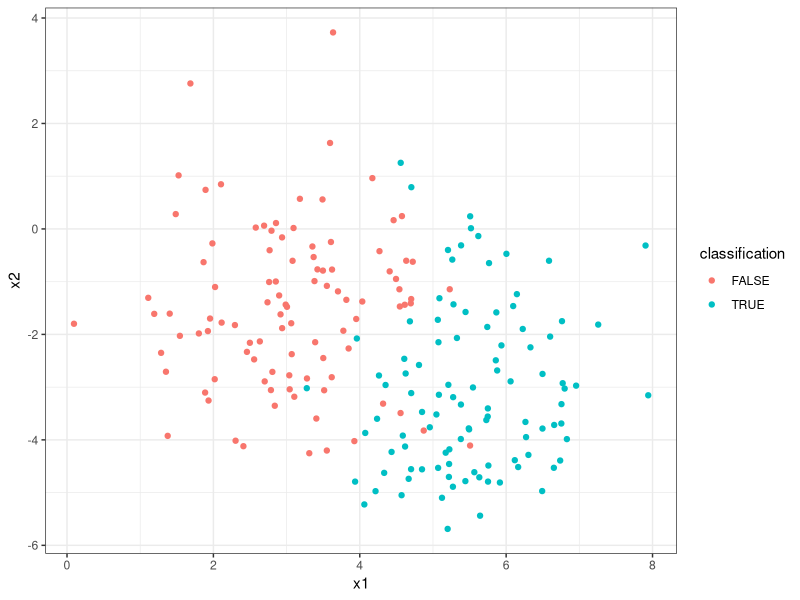
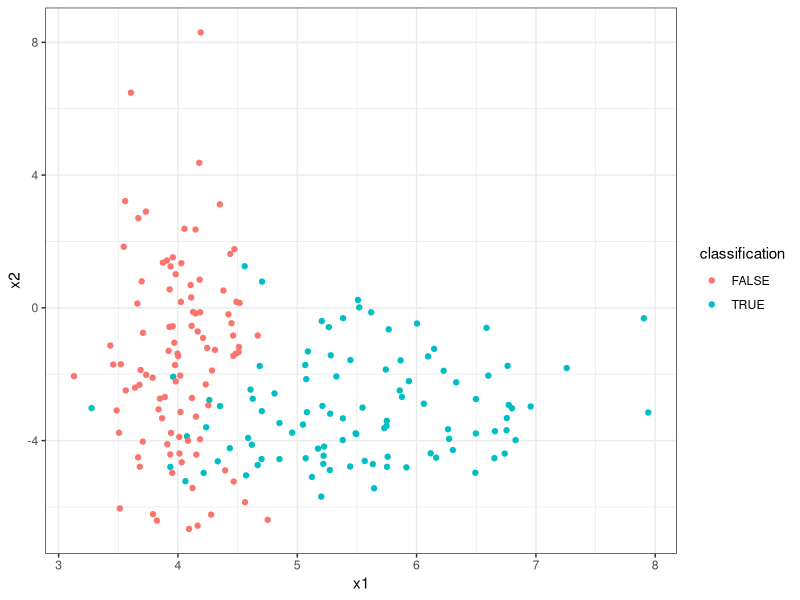
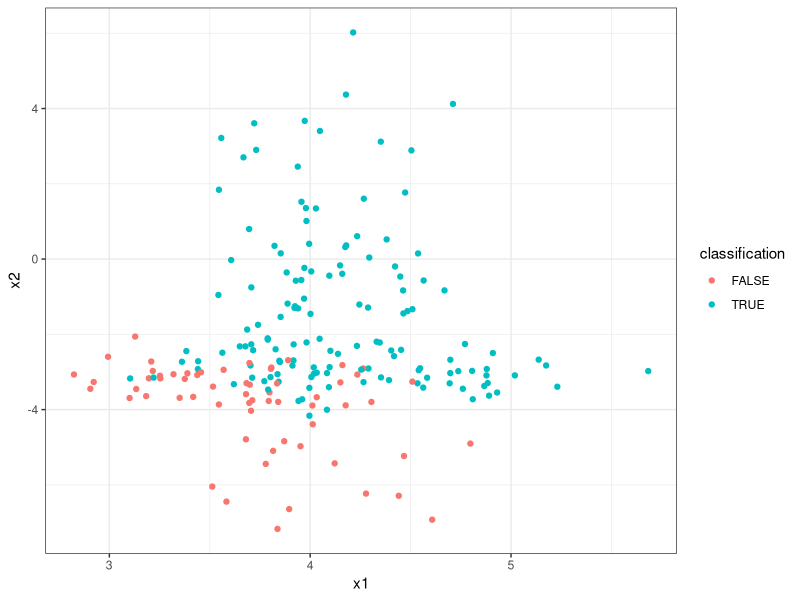
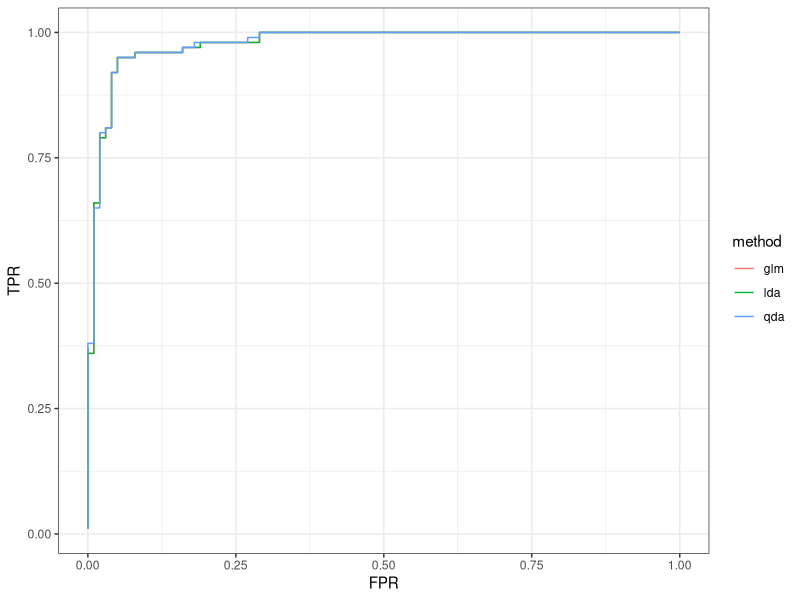
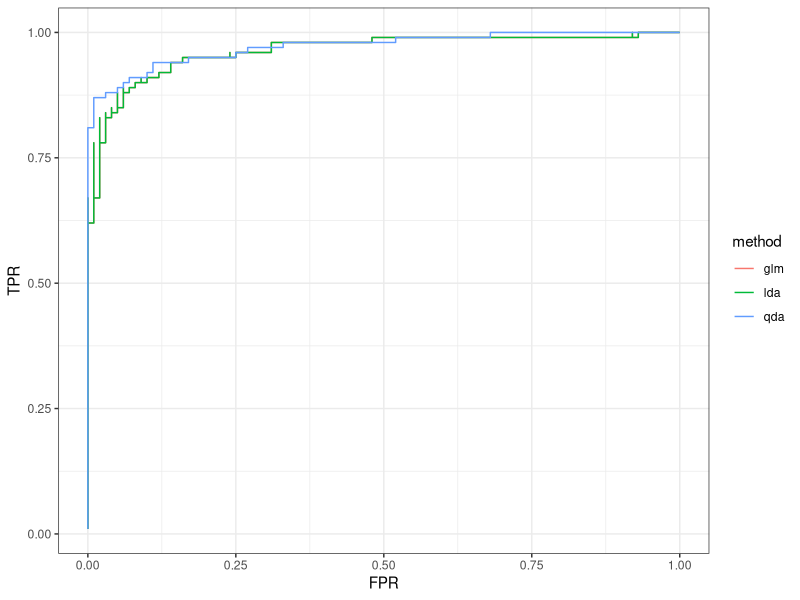
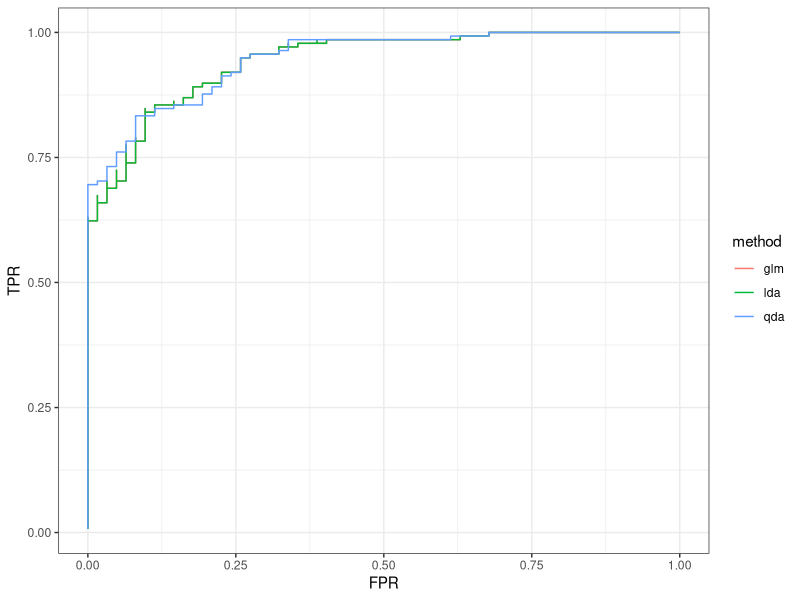

Write R code to recreate these figures, in order.
library(tidyverse)

# What method would you use in each of the following scenarios? ----

# Identical covariance between the two sets. Means differ. ----
# (LDA)
set.seed(0)
dataset1 <- tibble(x1 = rnorm(100, mean = 5.5, sd = 1),
                   x2 = rnorm(100, mean = -3, sd = 1.6),
                   classification = T) %>% 
  bind_rows(tibble(x1 = rnorm(100, mean = 3, sd = 1),
                   x2 = rnorm(100, mean = -1.5, sd = 1.6),
                   classification = F))

ggplot(dataset1, aes(x = x1, y = x2, color = classification)) + 
  geom_point() + 
  theme_bw()

# Varying covariance between the two sets. Means differ. ----
# (QDA)
set.seed(0)
dataset2 <- tibble(x1 = rnorm(100, mean = 5.5, sd = 1),
                   x2 = rnorm(100, mean = -3, sd = 1.6),
                   classification = T) %>% 
  bind_rows(tibble(x1 = rnorm(100, mean = 4, sd = 0.3),
                   x2 = rnorm(100, mean = -1.5, sd = 3),
                   classification = F))

ggplot(dataset2, aes(x = x1, y = x2, color = classification)) + 
  geom_point() + 
  theme_bw()

# More overlapping data ("less" separable), distribution is not normal ----
# (Logistic regression)

regressor_cls <- function(data){
  data %>% 
    mutate(prob = exp(0.3 + 0.2*x1 + 0.2*x2)/(1 + exp(0.3 + 0.2*x1 + 0.2*x2)))
}

set.seed(0)

dataset3 <- tibble(x1 = rnorm(50, mean = 4, sd = 0.7),
                   x2 = -3.4 + runif(50, min = -0.5, max = 0.5)) %>% 
  bind_rows(tibble(x1 = rnorm(50, mean = 4, sd = 0.7),
                   x2 = -2.7 + runif(50, min = -0.5, max = 0.5))) %>% 
  bind_rows(tibble(x1 = rnorm(100, mean = 4, sd = 0.3),
                   x2 = rnorm(100, mean = -1.5, sd = 3))) %>% 
  regressor_cls() %>% 
  mutate(classification = prob >= 0.65-runif(200, 0, 0.1))

ggplot(dataset3, aes(x = x1, y = x2, color = classification)) + 
  geom_point() + 
  theme_bw()


# compare ROC of all methods in each of the data sets ----
generate_roc <- function(dataset){
  glm_fit <- glm(formula = classification ~ .,
                  data = dataset)
  lda_fit <- MASS::lda(formula = classification ~ .,
                        data = dataset)
  qda_fit <- MASS::qda(formula = classification ~ .,
                        data = dataset)
  
  roc_charts <- dataset %>%
    mutate(
      glm_pred = predict(glm_fit, type = "response"),
      lda_pred = predict(lda_fit)$posterior[, 2],
      qda_pred = predict(qda_fit)$posterior[, 2]
    ) %>%
    arrange(desc(glm_pred)) %>%
    mutate(
      TPR_glm = cumsum(classification) / sum(classification),
      FPR_glm = cumsum(!classification) / sum(!classification)
    ) %>%
    arrange(desc(lda_pred)) %>%
    mutate(
      TPR_lda = cumsum(classification) / sum(classification),
      FPR_lda = cumsum(!classification) / sum(!classification)
    ) %>%
    arrange(desc(qda_pred)) %>%
    mutate(
      TPR_qda = cumsum(classification) / sum(classification),
      FPR_qda = cumsum(!classification) / sum(!classification)
    ) %>%
    mutate(id = seq_along(x1)) %>%
    select(starts_with("TPR"), starts_with("FPR"), id) %>%
    gather(type_axis_method, value, -id) %>%
    separate(type_axis_method,
             into = c("axis", "method"),
             sep = "_") %>%
    spread(axis, value)
  
  ggplot(roc_charts, aes(x = FPR, y = TPR, color = method)) + 
    geom_step() + 
    theme_bw()
}

generate_roc(dataset1)
generate_roc(dataset2)
generate_roc(dataset3)
